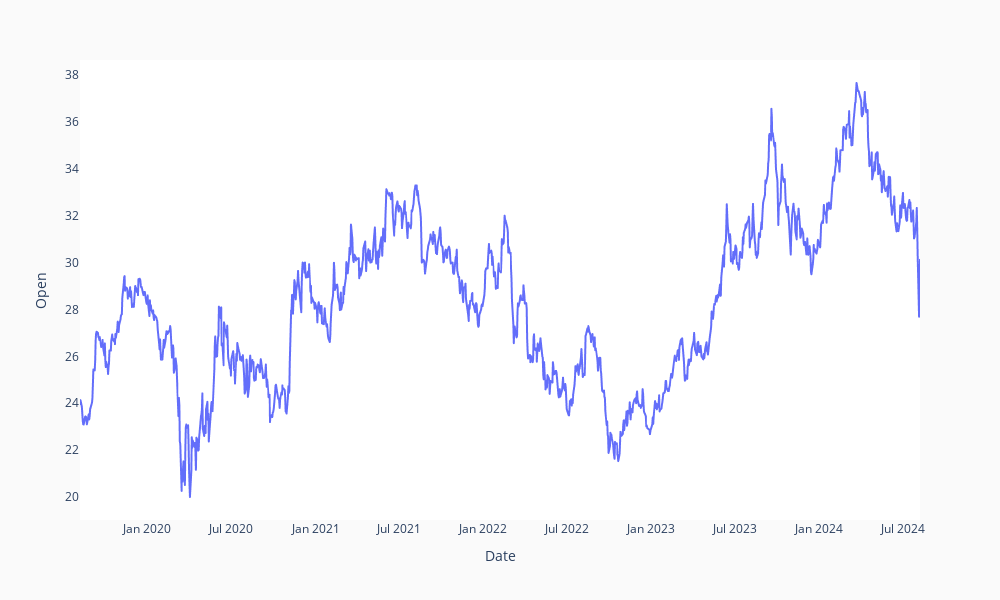

Write notebook code for a chart like this one.
### Code cell
fig=px.line(df_hmc_date,x="Date",y="Open")
fig.update_layout(width=1000,height=600,paper_bgcolor="#fafafa",plot_bgcolor="white")
fig.update_xaxes(showgrid=True,gridwidth=0.5)
fig.update_xaxes(showgrid=True,gridwidth=0.5)

fig.show()

### Figure 1 — Plotly figure (JSON) as saved in the notebook; plotly's stock layout.template omitted (floating-point values rounded to 4 significant figures; data arrays with more than 128 entries replaced by an {"elided": "..."} marker saying what was removed)
{"data": [{"hovertemplate": "Date=%{x}<br>Open=%{y}<extra></extra>", "legendgroup": "", "line": {"color": "#636efa", "dash": "solid"}, "marker": {"symbol": "circle"}, "mode": "lines", "name": "", "showlegend": false, "type": "scattergl", "x": {"elided": "1258 str values"}, "xaxis": "x", "y": {"elided": "1258 float values"}, "yaxis": "y"}], "layout": {"height": 600, "legend": {"tracegroupgap": 0}, "margin": {"t": 60}, "paper_bgcolor": "#fafafa", "plot_bgcolor": "white", "width": 1000, "xaxis": {"anchor": "y", "autorange": true, "domain": [0, 1], "gridwidth": 0.5, "range": ["2019-08-08", "2024-08-07"], "showgrid": true, "title": {"text": "Date"}, "type": "date"}, "yaxis": {"anchor": "x", "autorange": true, "domain": [0, 1], "range": [19.02, 38.64], "title": {"text": "Open"}, "type": "linear"}}}
